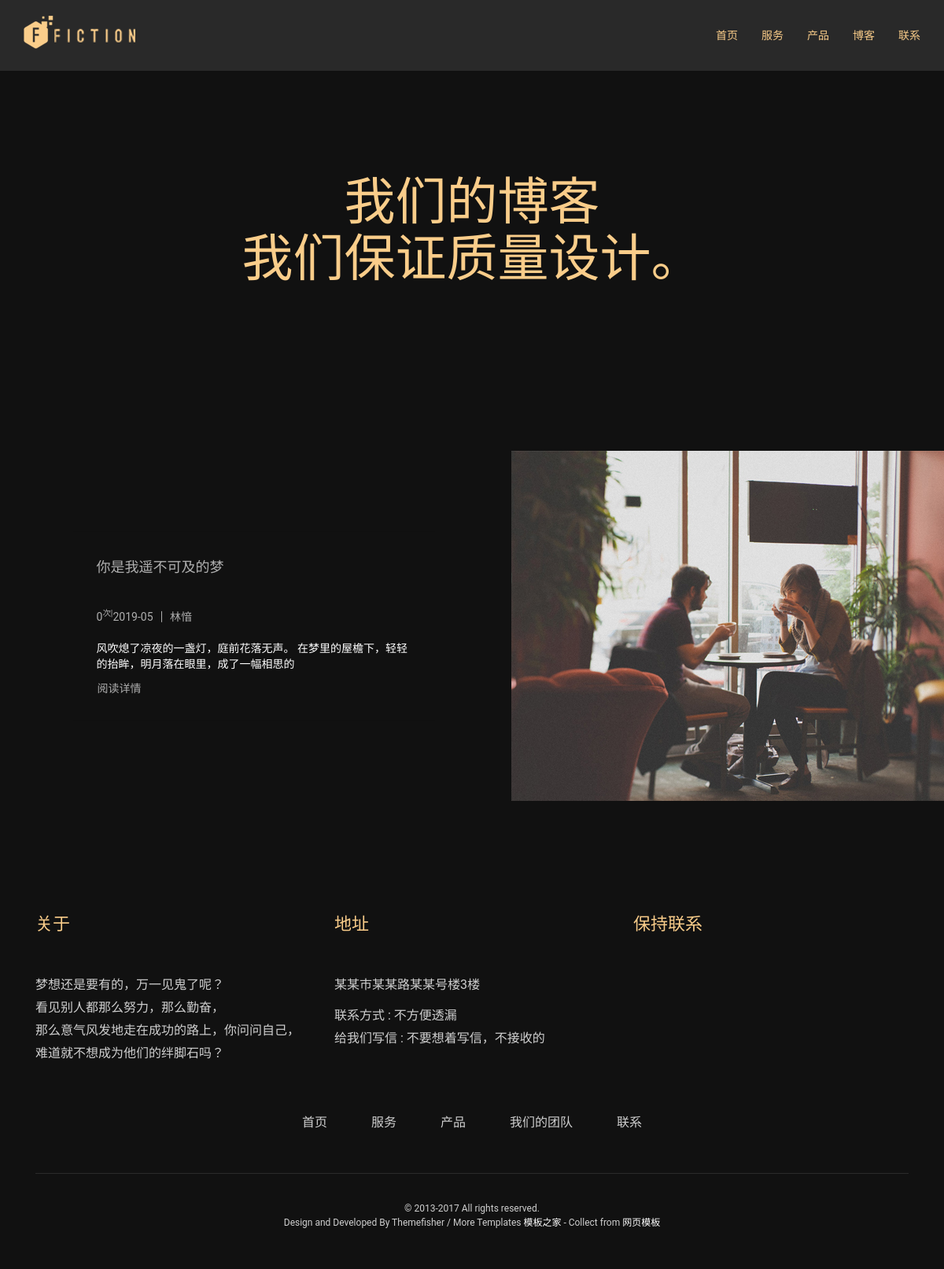
Page /web/blogdetail/1/ on the earlier database version.
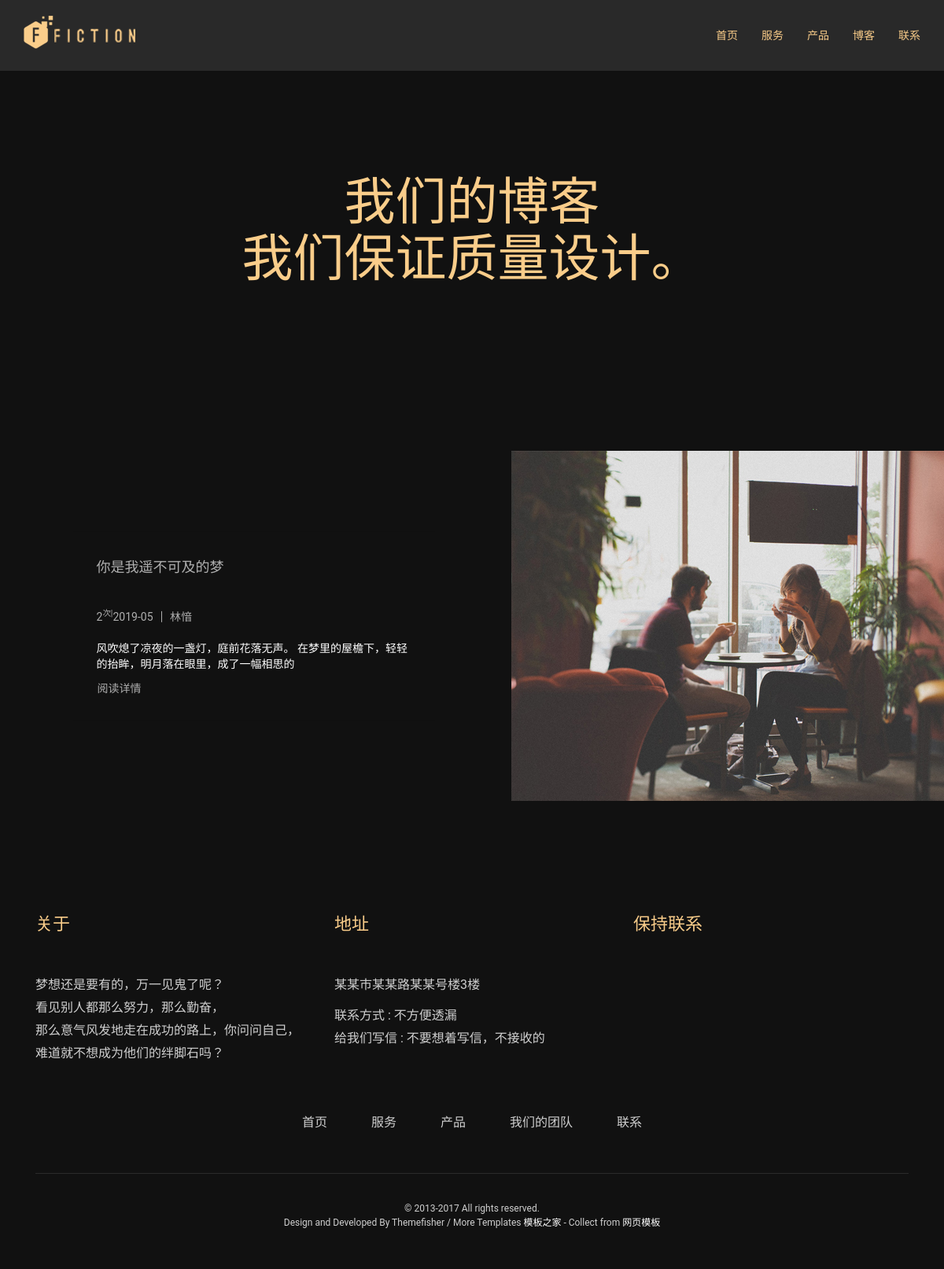
Same page on the later database version.
### web/models.py (models this page shows, shortened)
class Article(models.Model):
    auto=models.CharField(max_length=20,verbose_name='作者')
    title = models.CharField(max_length=30, verbose_name='文章')
    body = models.TextField()
    creater_time = models.DateTimeField(auto_now_add=True)
    update_time = models.DateTimeField(auto_now=True)
    views = models.PositiveIntegerField(default=0)
    img=models.ImageField(upload_to='abs')
    category = models.ForeignKey(Category, on_delete=models.CASCADE)
    class Meta():
        verbose_name = '博客文章'
        verbose_name_plural = verbose_name

### web/views.py (the view)
# urls.py: url(r'^blogdetail/(\d+)/$',views.blogdetail,name='blogdetail'),
def blogdetail(request,id):
    cat=get_object_or_404(Category,pk=id)
    articles=cat.article_set.all()
    return render(request,'blogdetail.html',locals())

### templates/blogdetail.html (shortened to what the changed rows need)
<!DOCTYPE html>
<html lang="en">
<head>
    <link rel="stylesheet" href="/static/css/bootstrap.min.css">
    <link rel="stylesheet" href="/static/css/themefisher-fonts.css">
    <link rel="stylesheet" href="/static/css/owl.carousel.css">
    <link rel="stylesheet" href="/static/css/owl.transitions.css">
    <link rel="stylesheet" href="/static/css/magnific-popup.css">
    <link rel="stylesheet" href="/static/css/playfairdisplaysc.css">
    <link rel="stylesheet" href="">
    <link rel="stylesheet" href="/static/css/style.css">
</head>
<body>
<section class="page-header services-header" data-parallax="scroll" data-image-src="images/header/blog-folding-img.jpg">
    <div class="container">
        <div class="row">
            <div class="col-md-12">
                <h1 class="text-center">我们的博客 <br> 我们保证质量设计。</h1>
            </div>
        </div>
    </div>
</section>
                {% for en in articles %}
                {% if forloop.counter|divisibleby:2 %}
                <div class="blog-list-section blog-content-right row">
                    <div class="col-md-9 blog-content-area">
                        <div class="blog-img">
                            <img class="img-responsive" src="/static/media/{{ en.img }}" alt="">
                        </div>
                        <div class="blog-content">
                            <a href="blog-single.html"><h4 class="blog-title">{{ en.title }}</h4></a>
                            <div class="meta">
                                <div class="date">
                                    <p>{{ en.views }}<sup>次|</sup>{{ en.creater_time|date:'Y-m'}}</p>
                                </div>
                                <div class="author">
                                    <p>{{ en.auto }}</p>
                                </div>
                            </div>
                            <p class="blog-decisions">{{ en.body|truncatechars:50 }}</p>
                            <a class="btn btn-default th-btn solid-btn" href="{% url 'web:blogsingle' en.id %}" role="button">阅读详情
                                <i class="fa fa-long-arrow-right" aria-hidden="true"></i></a>
                        </div>
                    </div>
                </div>
                {% else %}
                <div class="blog-list-section blog-content-left row">
                    <div class="col-md-9 blog-content-area">
                        <div class="blog-img">
                            <img class="img-responsive" src="/static/media/{{ en.img }}" alt="">
                        </div>
                        <div class="blog-content">
                            <a href="blog-single.html"><h4 class="blog-title">{{ en.title }}</h4></a>
                            <div class="meta">
                                <div class="date">
                                    <p>{{ en.views }}<sup>次|</sup>{{ en.creater_time|date:'Y-m'}}</p>
                                </div>
                                <div class="author">
                                    <p>{{ en.auto }}</p>
                                </div>
                            </div>
                            <p class="blog-decisions">{{ en.body|truncatechars:50 }}</p>
                            <a class="btn btn-default th-btn solid-btn" href="{% url 'web:blogsingle' en.id %}" role="button">阅读详情
                                </a>
                        </div>
                    </div>
                </div>
                {% endif %}
                {% endfor %}
</body>
</html>

Differences in the rows shown:
changed Article "你是我遥不可及的梦": views "0" → "2"
